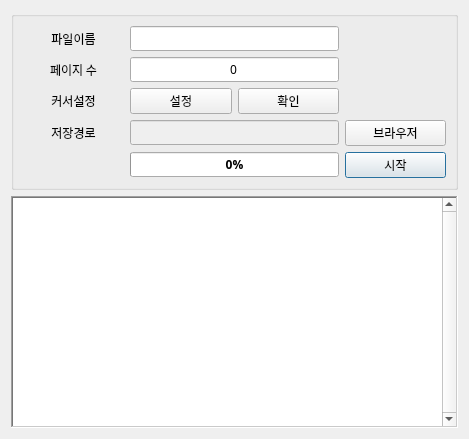
<?xml version="1.0" encoding="UTF-8"?>
<ui version="4.0">
 <class>Capture_Program</class>
 <widget class="QDialog" name="Capture_Program">
  <property name="geometry">
   <rect>
    <x>0</x>
    <y>0</y>
    <width>469</width>
    <height>439</height>
   </rect>
  </property>
  <property name="windowTitle">
   <string>Capture_Program</string>
  </property>
  <layout class="QGridLayout" name="gridLayout_2">
   <item row="1" column="0">
    <widget class="QTextEdit" name="log_text">
     <property name="font">
      <font>
       <family>맑은 고딕</family>
       <pointsize>10</pointsize>
      </font>
     </property>
     <property name="frameShape">
      <enum>QFrame::WinPanel</enum>
     </property>
     <property name="frameShadow">
      <enum>QFrame::Sunken</enum>
     </property>
     <property name="verticalScrollBarPolicy">
      <enum>Qt::ScrollBarAlwaysOn</enum>
     </property>
     <property name="horizontalScrollBarPolicy">
      <enum>Qt::ScrollBarAsNeeded</enum>
     </property>
     <property name="readOnly">
      <bool>true</bool>
     </property>
     <property name="html">
      <string>&lt;!DOCTYPE HTML PUBLIC &quot;-//W3C//DTD HTML 4.0//EN&quot; &quot;http://www.w3.org/TR/REC-html40/strict.dtd&quot;&gt;
&lt;html&gt;&lt;head&gt;&lt;meta name=&quot;qrichtext&quot; content=&quot;1&quot; /&gt;&lt;style type=&quot;text/css&quot;&gt;
p, li { white-space: pre-wrap; }
&lt;/style&gt;&lt;/head&gt;&lt;body style=&quot; font-family:'맑은 고딕'; font-size:10pt; font-weight:400; font-style:normal;&quot;&gt;
&lt;p style=&quot;-qt-paragraph-type:empty; margin-top:0px; margin-bottom:0px; margin-left:0px; margin-right:0px; -qt-block-indent:0; text-indent:0px; font-family:'Gulim'; font-size:9pt;&quot;&gt;&lt;br /&gt;&lt;/p&gt;&lt;/body&gt;&lt;/html&gt;</string>
     </property>
    </widget>
   </item>
   <item row="0" column="0">
    <widget class="QGroupBox" name="groupBox">
     <property name="title">
      <string/>
     </property>
     <layout class="QGridLayout" name="gridLayout">
      <item row="5" column="3">
       <widget class="QPushButton" name="start_button">
        <property name="font">
         <font>
          <family>맑은 고딕</family>
         </font>
        </property>
        <property name="text">
         <string>시작</string>
        </property>
       </widget>
      </item>
      <item row="3" column="3">
       <widget class="QPushButton" name="brower_button">
        <property name="enabled">
         <bool>true</bool>
        </property>
        <property name="font">
         <font>
          <family>맑은 고딕</family>
         </font>
        </property>
        <property name="text">
         <string>브라우저</string>
        </property>
       </widget>
      </item>
      <item row="2" column="0">
       <widget class="QLabel" name="label_4">
        <property name="font">
         <font>
          <family>맑은 고딕</family>
         </font>
        </property>
        <property name="text">
         <string>커서설정</string>
        </property>
        <property name="alignment">
         <set>Qt::AlignCenter</set>
        </property>
       </widget>
      </item>
      <item row="5" column="1" colspan="2">
       <widget class="QProgressBar" name="process_bar">
        <property name="font">
         <font>
          <family>맑은 고딕</family>
          <weight>75</weight>
          <bold>true</bold>
         </font>
        </property>
        <property name="value">
         <number>0</number>
        </property>
       </widget>
      </item>
      <item row="3" column="0">
       <widget class="QLabel" name="label_3">
        <property name="font">
         <font>
          <family>맑은 고딕</family>
         </font>
        </property>
        <property name="text">
         <string>저장경로</string>
        </property>
        <property name="alignment">
         <set>Qt::AlignCenter</set>
        </property>
       </widget>
      </item>
      <item row="0" column="0">
       <widget class="QLabel" name="label">
        <property name="font">
         <font>
          <family>맑은 고딕</family>
          <pointsize>9</pointsize>
          <weight>50</weight>
          <bold>false</bold>
         </font>
        </property>
        <property name="text">
         <string>파일이름</string>
        </property>
        <property name="alignment">
         <set>Qt::AlignCenter</set>
        </property>
       </widget>
      </item>
      <item row="2" column="1">
       <widget class="QPushButton" name="cursor_set_button">
        <property name="enabled">
         <bool>true</bool>
        </property>
        <property name="font">
         <font>
          <family>맑은 고딕</family>
         </font>
        </property>
        <property name="text">
         <string>설정</string>
        </property>
       </widget>
      </item>
      <item row="1" column="0">
       <widget class="QLabel" name="label_2">
        <property name="font">
         <font>
          <family>맑은 고딕</family>
         </font>
        </property>
        <property name="text">
         <string>페이지 수</string>
        </property>
        <property name="alignment">
         <set>Qt::AlignCenter</set>
        </property>
       </widget>
      </item>
      <item row="3" column="1" colspan="2">
       <widget class="QLineEdit" name="path_line">
        <property name="enabled">
         <bool>false</bool>
        </property>
        <property name="font">
         <font>
          <family>맑은 고딕</family>
         </font>
        </property>
        <property name="echoMode">
         <enum>QLineEdit::Normal</enum>
        </property>
        <property name="readOnly">
         <bool>true</bool>
        </property>
       </widget>
      </item>
      <item row="2" column="2">
       <widget class="QPushButton" name="cursor_check_button">
        <property name="enabled">
         <bool>true</bool>
        </property>
        <property name="font">
         <font>
          <family>맑은 고딕</family>
         </font>
        </property>
        <property name="text">
         <string>확인</string>
        </property>
       </widget>
      </item>
      <item row="1" column="1" colspan="2">
       <widget class="QLineEdit" name="page_line">
        <property name="font">
         <font>
          <family>맑은 고딕</family>
         </font>
        </property>
        <property name="text">
         <string>0</string>
        </property>
        <property name="alignment">
         <set>Qt::AlignCenter</set>
        </property>
       </widget>
      </item>
      <item row="0" column="1" colspan="2">
       <widget class="QLineEdit" name="file_line">
        <property name="font">
         <font>
          <family>맑은 고딕</family>
         </font>
        </property>
        <property name="text">
         <string/>
        </property>
        <property name="alignment">
         <set>Qt::AlignCenter</set>
        </property>
       </widget>
      </item>
     </layout>
    </widget>
   </item>
  </layout>
 </widget>
 <resources/>
 <connections/>
</ui>
